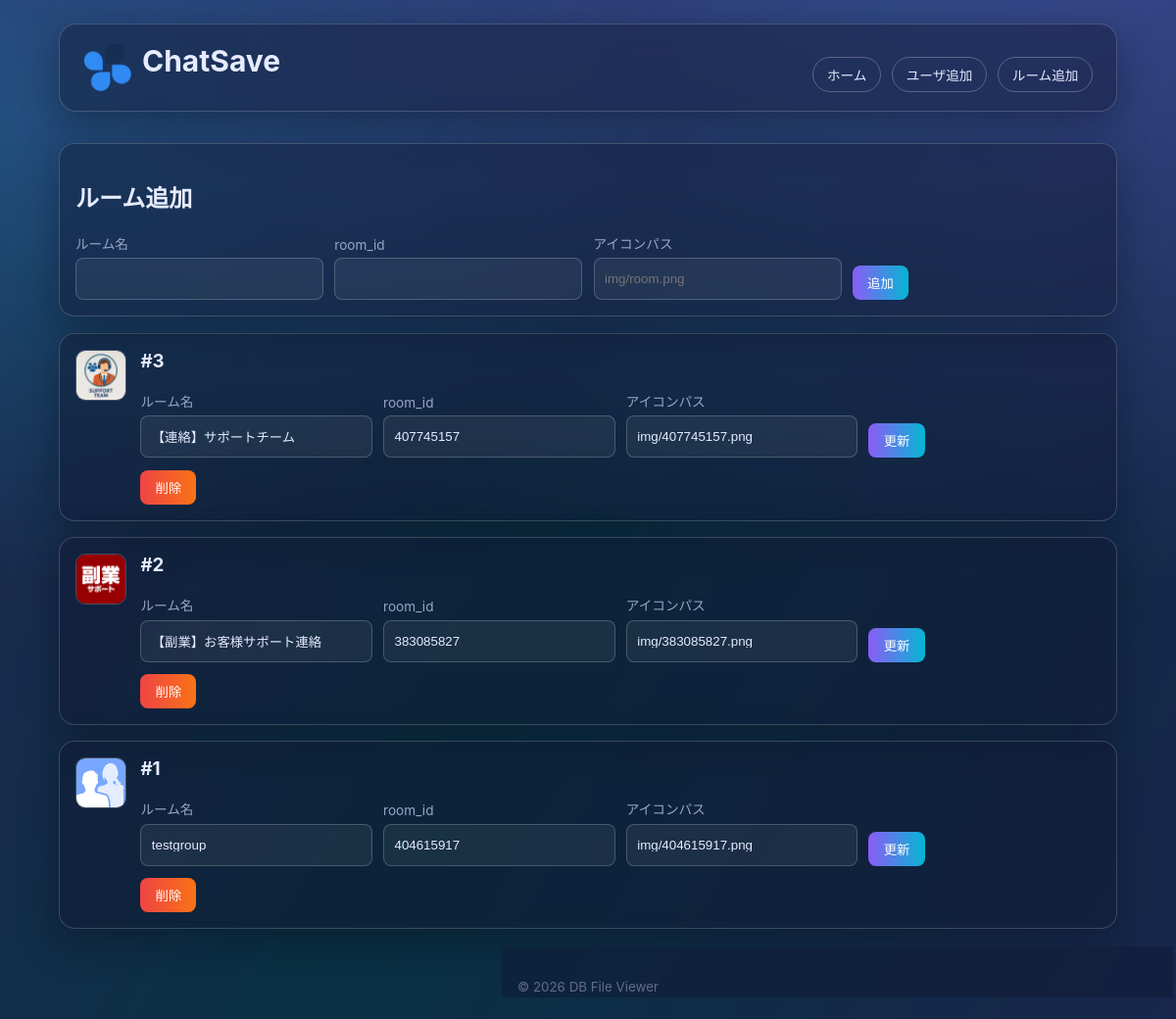
The page /rooms.php on the database its author committed.
### tables this page shows
CREATE TABLE room (
            id INTEGER PRIMARY KEY AUTOINCREMENT,
            room_name TEXT NOT NULL,
            room_id TEXT NOT NULL,
            room_icon TEXT
        );

### rooms.php (the view, shortened to what this page needs)
<?php
$pdo = get_db();
$rooms = $pdo->query('SELECT id, room_name, room_id, room_icon FROM room ORDER BY id DESC')->fetchAll(PDO::FETCH_ASSOC);
include __DIR__ . '/header.php';
?>
<section class="card glass form-card">
  <h2>ルーム追加</h2>
  <form method="post" class="admin-form horizontal-form">
    <label>ルーム名<input type="text" name="room_name" required></label>
    <label>room_id<input type="text" name="room_id" required></label>
    <label>アイコンパス<input type="text" name="room_icon" placeholder="img/room.png"></label>
    <button type="submit">追加</button>
  </form>
</section>
<section class="cards" aria-label="ルーム一覧">
  <?php foreach ($rooms as $room): ?>
    <article class="card glass card-with-icon">
      <?php if (trim((string)$room['room_icon']) !== ''): ?>
        <img
          class="entity-preview"
          src="<?php echo htmlspecialchars($room['room_icon'], ENT_QUOTES, 'UTF-8'); ?>"
          alt="<?php echo htmlspecialchars($room['room_name'], ENT_QUOTES, 'UTF-8'); ?>"
          onerror="this.onerror=null;this.src='img/noimage.png';"
        >
      <?php endif; ?>
      <div class="card-main">
        <h3>#<?php echo (int)$room['id']; ?></h3>
        <form method="post" class="admin-form inline-form horizontal-form">
          <label>ルーム名<input type="text" name="room_name" value="<?php echo htmlspecialchars($room['room_name'], ENT_QUOTES, 'UTF-8'); ?>" required></label>
          <label>room_id<input type="text" name="room_id" value="<?php echo htmlspecialchars($room['room_id'], ENT_QUOTES, 'UTF-8'); ?>" required></label>
          <label>アイコンパス<input type="text" name="room_icon" value="<?php echo htmlspecialchars($room['room_icon'], ENT_QUOTES, 'UTF-8'); ?>"></label>
          <div class="form-actions">
            <button type="submit">更新</button>
          </div>
        </form>
        <form method="post" onsubmit="return confirm('このルームを削除しますか？');">
          <button type="submit" class="danger">削除</button>
        </form>
      </div>
    </article>
  <?php endforeach; ?>
</section>
<?php include __DIR__ . '/footer.php'; ?>

### style/style.css (style rules this page uses)
:root { --bg: #0b1020; --text: #e6ecff; --muted: #9aa6c9; --card: rgba(16, 22, 45, 0.40); --border: rgba(255, 255, 255, 0.18); --accent-a: #8b5cf6; --accent-b: #06b6d4; }
* { box-sizing: border-box; }
body { margin: 0; min-height: 100vh; font-family: "Inter", "Noto Sans JP", system-ui, sans-serif; color: var(--text); background: radial-gradient(1200px 700px at 85% -10%, rgba(139, 92, 246, 0.45), transparent), radial-gradient(800px 500px at -10% 10%, rgba(6, 182, 212, 0.35), transparent), var(--bg); overflow-x: hidden; }
.glass { background: var(--card); border: 1px solid var(--border); backdrop-filter: blur(12px); -webkit-backdrop-filter: blur(12px); box-shadow: 0 12px 38px rgba(5, 8, 20, .35); }
.cards { display: flex; grid-template-columns: repeat(auto-fit, minmax(270px, 1fr)); gap: 1rem; flex-direction: column; position: relative; z-index: 1; }
.card { border-radius: 16px; padding: 1rem; transform: translateY(6px); opacity: 0; animation: slideUp .55s ease forwards; animation-delay: var(--delay, 0ms); transition: transform .2s ease, border-color .2s ease; }
.card h3 { margin-top: 0; }
.form-card { margin-bottom: 1rem; position: relative; z-index: 40; }
.admin-form { display: grid; gap: .7rem; }
.admin-form label { display: grid; gap: .35rem; font-size: .85rem; color: var(--muted); }
.admin-form input { border-radius: 8px; border: 1px solid rgba(255,255,255,.2); padding: 13px .65rem; background: rgba(255,255,255,.06); color: var(--text); }
button { width: fit-content; border: 0; border-radius: 8px; padding: .5rem .95rem; cursor: pointer; color: #fff; background: linear-gradient(90deg, var(--accent-a), var(--accent-b)); }
button.danger { margin-top: .8rem; background: linear-gradient(90deg, #ef4444, #f97316); }
.horizontal-form { grid-template-columns: repeat(auto-fit, minmax(180px, 1fr)); align-items: end; }
.horizontal-form .form-actions { align-self: end; }
.card-with-icon { display: flex; gap: .9rem; align-items: flex-start; }
.entity-preview { width: 52px; height: 52px; border-radius: 10px; object-fit: cover; border: 1px solid rgba(255, 255, 255, .2); flex: 0 0 52px; }
.card-main { flex: 1; min-width: 0; }

### rows shown on the page
room: room_icon (picture), id "3", room_name "【連絡】サポートチーム", room_id "407745157", room_icon "img/407745157.png"
room: room_icon (picture), id "2", room_name "【副業】お客様サポート連絡", room_id "383085827", room_icon "img/383085827.png"
room: room_icon (picture), id "1", room_name "testgroup", room_id "404615917", room_icon "img/404615917.png"
